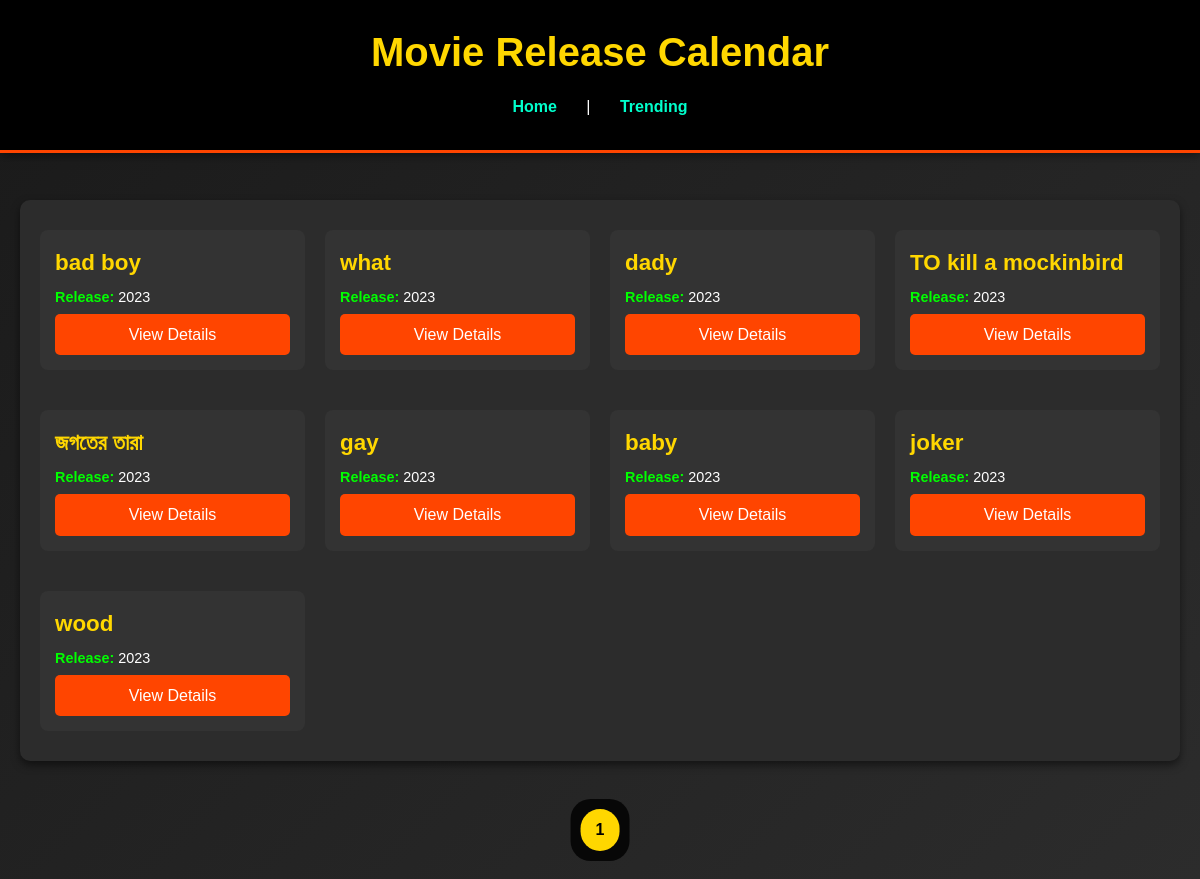
Screenshot of /calendar/ with the database file from the repository.
### movie_app/models.py (models this page shows, shortened)
class Movie(models.Model):
    title = models.CharField(max_length=200)
    release_year = models.IntegerField(default=2023)
    release_date = models.DateField(null=True, blank=True)
    genres = models.ManyToManyField(Genre)
    imdb_rating = models.FloatField(null=True, blank=True)
    description = models.TextField()
    poster = models.ImageField(upload_to='posters/', null=True, blank=True)
    poster_url = models.URLField(max_length=1000, null=True, blank=True)  # ৫০০ ক্যারেক্টার
    popularity = models.IntegerField(default=0)
    download_link = models.URLField(null=True, blank=True)
    streaming_link = models.URLField(null=True, blank=True)
    trailer_url = models.URLField(null=True, blank=True)
    favorites = models.ManyToManyField(User, related_name='favorite_movies', blank=True)

### movie_app/views.py (the view)
# urls.py: path('calendar/', views.calendar, name='calendar'),
def calendar(request):
    movies_list = Movie.objects.order_by('release_year')
    paginator = Paginator(movies_list, 20)
    page_number = request.GET.get('page')
    page_obj = paginator.get_page(page_number)
    return render(request, 'movie_app/calendar.html', {
        'movies': page_obj,
        'page_obj': page_obj
    })

### movie_app/templates/movie_app/calendar.html (shortened to what this page needs)
<!DOCTYPE html>
<html lang="en">
<head>
    {% load static %}
    <link rel="stylesheet" href="{% static 'movie_app/css/styles.css' %}">
</head>
<body>
    <header>
        <h1>Movie Release Calendar</h1>
        <nav>
            <a href="{% url 'movie_list' %}">Home</a> |
            <a href="{% url 'trending' %}">Trending</a>
        </nav>
    </header>
    <main>
        <section class="calendar">
            {% for movie in movies %}
                <div class="calendar-item">
                    <h3>{{ movie.title }}</h3>
                    <p><strong>Release:</strong> {{ movie.release_year }}</p>
                    <a href="{% url 'movie_detail' movie.id %}">View Details</a>
                </div>
            {% empty %}
                <p>No movies scheduled.</p>
            {% endfor %}
        </section>
        <div class="pagination">
            {% for num in movies.paginator.page_range %}
                {% if movies.number == num %}
                    <a href="?page={{ num }}" class="page-link active">{{ num }}</a>
                {% else %}
                    <a href="?page={{ num }}" class="page-link">{{ num }}</a>
                {% endif %}
            {% endfor %}
        </div>
    </main>
</body>
</html>

### movie_app/static/movie_app/css/styles.css (style rules this page uses)
* { margin: 0; padding: 0; box-sizing: border-box; font-family: Arial, sans-serif; }
html, body { height: 100%; width: 100%; margin: 0; padding: 0; background: linear-gradient(135deg, #1a1a1a, #2c2c2c); min-height: 100vh; display: flex; flex-direction: column; align-items: center; color: #ffffff; line-height: 1.6; }
header { position: fixed; top: 0; left: 0; width: 100%; padding: 20px; background-color: #000000; text-align: center; box-shadow: 0 2px 10px rgba(0, 0, 0, 0.5); border-bottom: 3px solid #ff4500; z-index: 1000; }
header h1 { margin: 0; font-size: 2.5rem; color: #ffd700; text-shadow: 0 2px 5px rgba(0, 0, 0, 0.5); }
header nav { margin: 10px 0; }
header nav a { color: #00ffcc; text-decoration: none; margin: 0 15px; font-weight: bold; padding: 5px 10px; border-radius: 5px; transition: background-color 0.3s, color 0.3s; }
main { padding: 20px; max-width: 1200px; margin: 180px auto 80px auto; flex: 1; display: flex; flex-direction: column; align-items: center; width: 100%; }
.pagination { position: fixed; bottom: 20px; left: 50%; transform: translateX(-50%); display: flex; justify-content: center; gap: 10px; background-color: rgba(0, 0, 0, 0.8); padding: 10px; border-radius: 20px; z-index: 1000; }
.page-link { padding: 8px 15px; background-color: #2c2c2c; color: #ffffff; text-decoration: none; border-radius: 20px; transition: background-color 0.3s; }
.page-link.active { background-color: #ffd700; color: #000; font-weight: bold; }
.calendar { background-color: #2c2c2c; padding: 20px; border-radius: 10px; box-shadow: 0 4px 8px rgba(0, 0, 0, 0.5); margin-bottom: 20px; }
.calendar-item { background-color: #333333; padding: 15px; border-radius: 8px; margin: 10px 0; transition: background-color 0.3s; }
.calendar-item h3 { color: #ffd700; margin: 0 0 5px 0; font-size: 1.4em; }
.calendar-item p { margin: 5px 0; font-size: 0.9em; }
.calendar-item p strong { color: #00ff00; }
.calendar-item a { padding: 8px 15px; background-color: #ff4500; color: #ffffff; text-decoration: none; border-radius: 5px; transition: background-color 0.3s; }
.calendar { display: grid; grid-template-columns: repeat(4, 1fr); gap: 20px; padding: 20px; background-color: #2c2c2c; border-radius: 10px; box-shadow: 0 4px 8px rgba(0, 0, 0, 0.5); margin-bottom: 20px; width: 100%; }
.calendar-item { background-color: #333333; padding: 15px; border-radius: 8px; transition: background-color 0.3s; }
.calendar-item a { padding: 8px 15px; background-color: #ff4500; color: #ffffff; text-decoration: none; border-radius: 5px; transition: background-color 0.3s; display: block; text-align: center; }
html, body { height: 100%; width: 100%; margin: 0; padding: 0; background: linear-gradient(135deg, #1a1a1a, #2c2c2c); min-height: 100vh; display: flex; flex-direction: column; align-items: center; color: #ffffff; line-height: 1.6; overflow-x: hidden; }
header { position: fixed; top: 0; left: 0; width: 100%; padding: 20px; background-color: #000000; text-align: center; box-shadow: 0 2px 10px rgba(0, 0, 0, 0.5); border-bottom: 3px solid #ff4500; z-index: 1000; overflow-x: hidden; }
main { padding: 20px; max-width: 1200px; margin: 180px auto 80px auto; flex: 1; display: flex; flex-direction: column; align-items: center; width: 100%; overflow-x: hidden; }
.calendar { display: grid; grid-template-columns: repeat(4, 1fr); gap: 20px; padding: 20px; background-color: #2c2c2c; border-radius: 10px; box-shadow: 0 4px 8px rgba(0, 0, 0, 0.5); margin-bottom: 20px; width: 100%; max-width: 100%; overflow-x: hidden; }

### rows the page displays
Movie: title "bad boy", release_year "2023"
Movie: title "what", release_year "2023"
Movie: title "dady", release_year "2023"
Movie: title "TO kill a mockinbird", release_year "2023"
Movie: title "জগতের তারা", release_year "2023"
Movie: title "gay", release_year "2023"
Movie: title "baby", release_year "2023"
Movie: title "joker", release_year "2023"
Movie: title "wood", release_year "2023"

### other values shown
{{ num }} "1"
